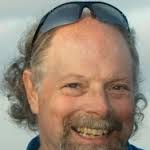
%> input picture Vision/A4/m.jpg, 150 x 150 px
$ octave a42.m   (GNU Octave 9; MATLAB toolbox functions it lacks are replaced by stand-ins)
%> lines starting %> are read from the running program, lines starting %| are printed output that depends on the picture
img1 = rgb2gray(imread('m.jpg'));
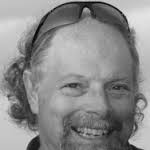
%> img1: size 150x150 uint8; min 3, max 231, mean 138.5
img2 = rgb2gray(imread('p.jpg'));
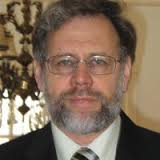
%> input picture Vision/A4/p.jpg, 160 x 160 px
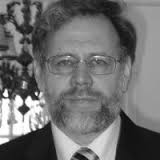
%> img2: size 160x160 uint8; min 7, max 255, mean 110
img2 = imcrop(img2,[0,0,150,150]);
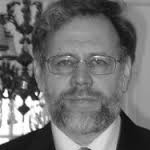
%> img2: size 150x150 uint8; min 7, max 255, mean 111
[im1h, im1w] = size(img1);
%> im1h = 150; im1w = 150
[im2h, im2w] = size(img2);
%> im2h = 150; im2w = 150
% [16 lines of commented-out code are left out]
sigma = 3;
filter1 = fspecial('gaussian',2*sigma*3+1,sigma);
filter1 = padarray(filter1,[im1h, im1w]-(2*sigma*3+1),'post');
filter1 = circshift(filter1, -3*[sigma sigma]);

im1_dft = fft2(img1, size(img1,1),size(img1,2));
f_dft   = fft2(filter1, size(img1,1),size(img1,2));

im1_f_dft = im1_dft .* f_dft;
im1_f = ifft2(im1_f_dft);
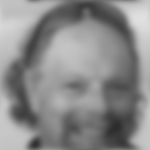
%> im1_f: size 150x150 double; min 44, max 224.4, mean 138.5

%imshow(im1_f, [])


%highpass
sigma = 3;

filter2 = fspecial('gaussian',2*sigma*3+1,sigma);

%filter2 = hpfilter('gaussian',2*sigma*3+1);
filter2 = padarray(filter2,[im2h, im2w]-(2*sigma*3+1),'post');
filter2 = circshift(filter2, -3*[sigma sigma]);

im2_dft = fft2(img2, size(img2,1),size(img2,2));

f_dft2   = fft2(filter2, size(img2,1),size(img2,2));
im2_f_dft = im2_dft .* f_dft2;

sharp =  im2_dft - im2_f_dft;

im2_f = ifft2(im2_f_dft);
im2_f = ifft2(sharp);
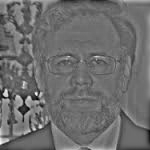
%> im2_f: size 150x150 double; min -115, max 151.8, mean 0; drawn with min black and max white

figure('Name','low','NumberTitle','off') ,imshow(im1_f, [])
figure('Name','high','NumberTitle','off') ,imshow(im2_f, [])


blend = ifft2(sharp + im1_f_dft);
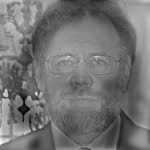
%> blend: size 150x150 double; min -34.66, max 348.4, mean 138.5; drawn with min black and max white

figure('Name','bled','NumberTitle','off'), imshow(blend, [])
